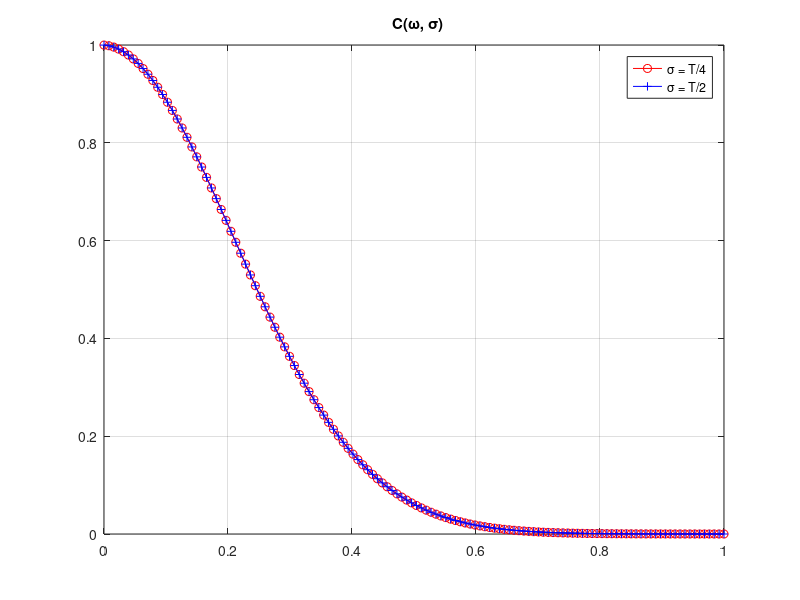

The MATLAB source for this figure: (Note: this script raises an error after producing the figure.)

       clear; close all;
       colors={'-ro','-b+','-m^','-k*','-gx','-cd'};

%        figure(5)
       N=256;m=2;
       tao=0.39;fr=13.385;
       Fs = 1/tao;   
       A1=1; A2=1;A3=1.5; A4=2;
       vr=0.2;
       fc=2*vr*fr/300;
       fb=0.102*sqrt(fr);
       f1=-fb+fc; f2=fb+fc;
       sfs=43;sfi=24;

%% plot out C(?, ?)
       n=-Fs/2:Fs/(N-1):Fs/2;
       for i=1:2
           sigma=1.5*tao; %.25*2^(i-1)*tao;
           omega=n*2*pi;
           c=exp(-sigma^2/2*omega.^2);
           plot(0:1/(N/2-1):1, c(N/2+1:N),colors{i});hold on;
       end
        legend('\sigma = T/4','\sigma = T/2','\sigma = T'), grid on;
        title(' \fontsize{15} C(\omega, \sigma)');
        set(gcf,'Color',[1 1 1]);
        close all;


      
%%       
       y=zeros(4,N);sigmae=zeros(1,100);
       for k=1:100
           
                   ind=0:N-1;
                   t = ind*tao;
                   deltN=normrnd(0,sigma,1,length(t));
                   x1=A1*exp(sqrt(-1)*(2*pi*t*f1))+A2*exp(sqrt(-1)*(2*pi*t*f2)); 
                   x2 = A1*exp(sqrt(-1)*(2*pi*(t+deltN)*f1))+A2*exp(sqrt(-1)*(2*pi*(t+deltN)*f2)); 
                   x11=A3*exp(sqrt(-1)*(2*pi*t*f1))+A4*exp(sqrt(-1)*(2*pi*t*f2)); 
                   x22 = A3*exp(sqrt(-1)*(2*pi*(t+deltN)*f1))+A4*exp(sqrt(-1)*(2*pi*(t+deltN)*f2));  
                   
                   h = spectrum.periodogram('rectangular');
                   hopts1 = psdopts(h,x1);  % Default options based on the signal x
                   set(hopts1,'Fs',Fs,'SpectrumType','twosided','CenterDC',true,'NFFT',N);
                   subplot(221), psd(h,x1,hopts1);
                   h1=psd(h,x1,hopts1); Pxx1 = h1.Data;      plot(10*log10(Pxx1))
                   y(1,:)=10*log10(Pxx1);
                   
                   
                   hopts2 = psdopts(h,x2);  % Default options based on the signal x
                   set(hopts2,'Fs',Fs,'SpectrumType','twosided','CenterDC',true,'NFFT',N);
                   subplot(223), psd(h,x2,hopts2)
                   h2=psd(h,x2,hopts2); Pxx2 = h2.Data; y(2,:)=10*log10(Pxx2);
                   set(gcf,'color',[1 1 1]);

                   ind = 0:N*8-1;
                   t = ind*tao;
                   delt=normrnd(0,sigma,1,length(t));
                   x3 = A1*exp(sqrt(-1)*(2*pi*(t+delt)*f1))+A2*exp(sqrt(-1)*(2*pi*(t+delt)*f2));  
                   x4 = A3*exp(sqrt(-1)*(2*pi*(t+delt)*f1))+A4*exp(sqrt(-1)*(2*pi*(t+delt)*f2));  
                   
                   h = spectrum.welch('rectangular',N,0);
                   hopts3 = psdopts(h,x3);  % Default options based on the signal x
                   set(hopts3,'Fs',Fs,'SpectrumType','twosided','CenterDC',true,'NFFT',N);
                   subplot(222), psd(h,x3,hopts3);
                   h3=psd(h,x3,hopts3); Pxx3 = h3.Data;    y(3,:)=10*log10(Pxx3);% useful
                   W=h3.Frequencies;                          %     plot(10*log10(Pxx3))
                   
                   %                    sfs=167; sfi=93;  
                   sfs=167; sfi=93;  % 23 for 0.2 m/s                   
                   sigma2=log(Pxx3(sfs)/Pxx3(sfi))/(4*pi^2*(W(sfi)^2-W(sfs)^2));
                   if sigma2 <0
                                 sigma2=-sigma2;
                   end
                   sigmae(k)=sqrt(sigma2); 
                   m=sigmae(k)/sigma;
                   sigma3=log(Pxx3(sfs)/Pxx3(sfi))/(4^m*pi^2*(W(sfi)^2-W(sfs)^2));
                   if sigma3 <0
                                 sigma3=-sigma3;
                   end
                   sigmae(k)=sqrt(sigma3); 
                   omega=W*2*pi;
                   c=exp(-sigmae(k)^2/2*omega.^2);
                   c2=exp(-sigmae(k)^2/2*omega.^2);
                   
                   Pxx4=Pxx3./c.^2;
                   Pxx3(sfs)=Pxx4(sfs); Pxx3(sfi)=Pxx4(sfi); y(4,:)=10*log10(Pxx3);
                   subplot(224),hpsd=dspdata.psd(Pxx3,W,'Fs',Fs);plot(hpsd);
                   
                   %% for A1~=A2
                   h = spectrum.periodogram('rectangular');
                   hopts11 = psdopts(h,x11);  % Default options based on the signal x
                   set(hopts11,'Fs',Fs,'SpectrumType','twosided','CenterDC',true,'NFFT',N);
                    figure(2), subplot(221), psd(h,x11,hopts11);
                   h11=psd(h,x11,hopts11); Pxx5 = h11.Data; 
                   y(5,:)=10*log10(Pxx5);
                   
                   hopts22 = psdopts(h,x22);  % Default options based on the signal x
                   set(hopts22,'Fs',Fs,'SpectrumType','twosided','CenterDC',true,'NFFT',N);
                   subplot(223), psd(h,x22,hopts22)
                   h22=psd(h,x22,hopts22); Pxx6 = h22.Data; y(6,:)=10*log10(Pxx6);
                   set(gcf,'color',[1 1 1]);
                   
                   h = spectrum.welch('rectangular',N,0);
                   hopts4 = psdopts(h,x4);  % Default options based on the signal x
                   set(hopts4,'Fs',Fs,'SpectrumType','twosided','CenterDC',true,'NFFT',N);
                   subplot(222), psd(h,x4,hopts4);
                   h4=psd(h,x4,hopts4); Pxx7 = h4.Data;    y(7,:)=10*log10(Pxx7);% useful

% 
% c2(sfs)
% c2(sfi)
% o=c2(sfs);
% c2(sfs)=c2(sfi);
% c2(sfi)=o;
% 
% 
% c2(sfs)
% c2(sfi)
                   Pxx8=Pxx7./c2.^2;
                   Pxx7(sfs)=Pxx8(sfs); Pxx7(sfi)=Pxx8(sfi); y(8,:)=10*log10(Pxx7);
                   subplot(224),hpsd=dspdata.psd(Pxx7,W,'Fs',Fs);plot(hpsd);
   

         
                    ratio=y(:,sfs)-y(:,sfi);
                    tans4=10.^(ratio/2);
                    tans=tans4.^.25;
                    wdir(k,:)=atan(tans)*2/pi*180;  
          
       end

%        [f,x] = ksdensity(wdir(:,3));plot(x,f);
%        [f,xf] = ecdf(wdir(:,3));
%        ind1=find(xf<(wdir(1,1)+2));
%        ind2=find(xf(ind1)>(wdir(1,1)-2));
%        pdf2deg= f(ind2(end))-f(ind2(1));
      
       



%   for i=1:8
%                       delt=normrnd(0,sigma,1,N);
%                       ind2=ind(1:N)+(i-1)*N;
%                       x2 = A1*exp(sqrt(-1)*(2*pi*(t(ind2)+delt)*f1))+A2*exp(sqrt(-1)*(2*pi*(t(ind2)+delt)*f2));  
%                       x2fft(i,:)=fftshift(abs(fft(x2)));
%                       
%                    end



%      x2logave=mean(20*log10(x2fft),1);          % log average
%                    x2ave_c=x2ave./c;                                 % calibrated
%                     y(1,:)=20*log10(xo);                             
%                     y(2,:)=20*log10(xbad);
%                     y(3,:)=x2logave;
%                     y(4,:)=x2logave-20*log10(c);
%                     y(5,:)=20*log10(x2ave_c);
%                     figure(1)
%                     plot(y(1,:));
%                     plot(n,y(1,:),colors{1}); hold on;
%                     plot(n,y(2,:),colors{2}); 
%                     plot(n,y(3,:),colors{3}); 
%                     legend('regular sampled sea echo','sea echo with sampling jitters','emsemble log average'), grid on;
%                     title(' \fontsize{15} First-order sea echo power spectrum');
%                     set(gcf,'Color',[1 1 1]);
%                     figure(2)
%                     plot(n,y(1,:),colors{1}); hold on;
%                     plot(n,y(4,:),colors{4}); 
%                     plot(n,y(5,:),colors{5}); 
%                     legend('regular sampled sea echo','ensemble log average with calibration','emsemble amplitude average with calibration'), grid on;
%                     title(' \fontsize{15} First-order sea echo power spectrum');
%                     set(gcf,'Color',[1 1 1]);
                
%                     plot(n,y(2,:),'y'); pause; hold on; plot(n,y(3,:),'m');
%                     pause; plot(n,y(1,:),'k'); pause;
%                     plot(n,y(4,:),'r'), hold on; pause;plot(n,y(5,:),'b'); pause;  
       
       